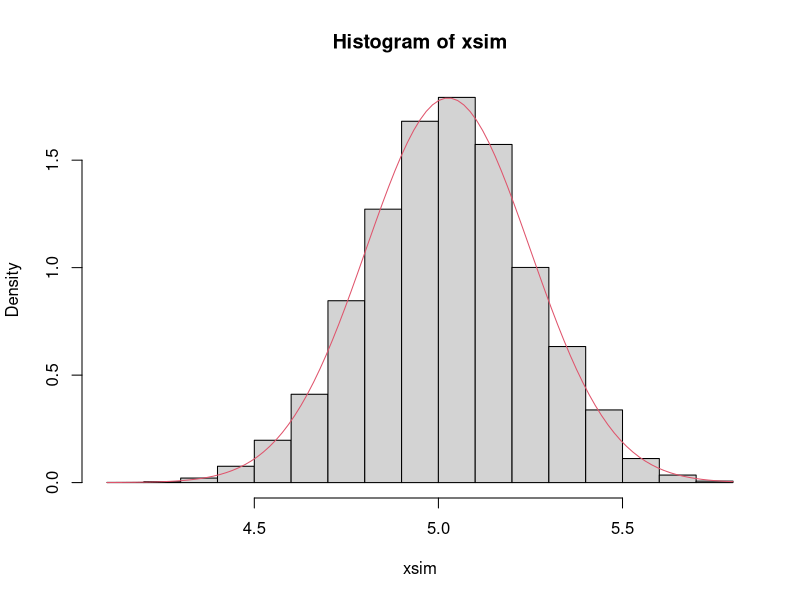
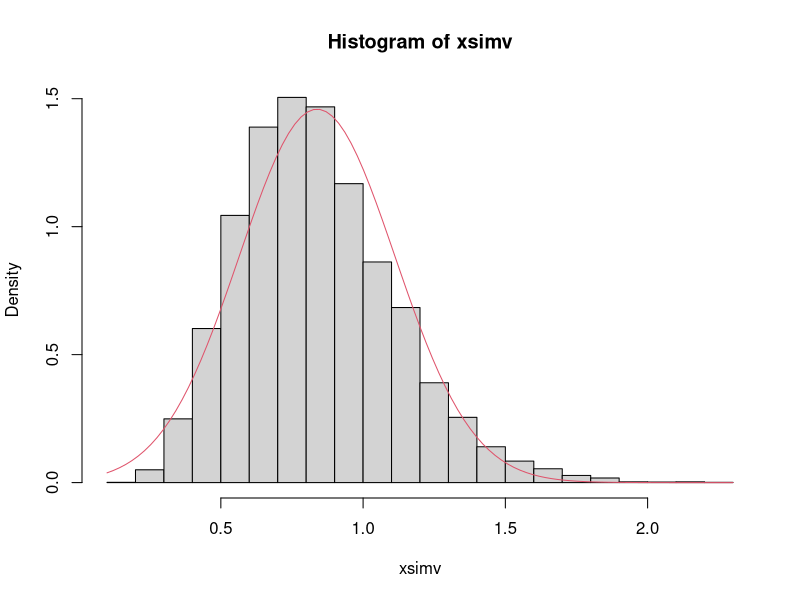
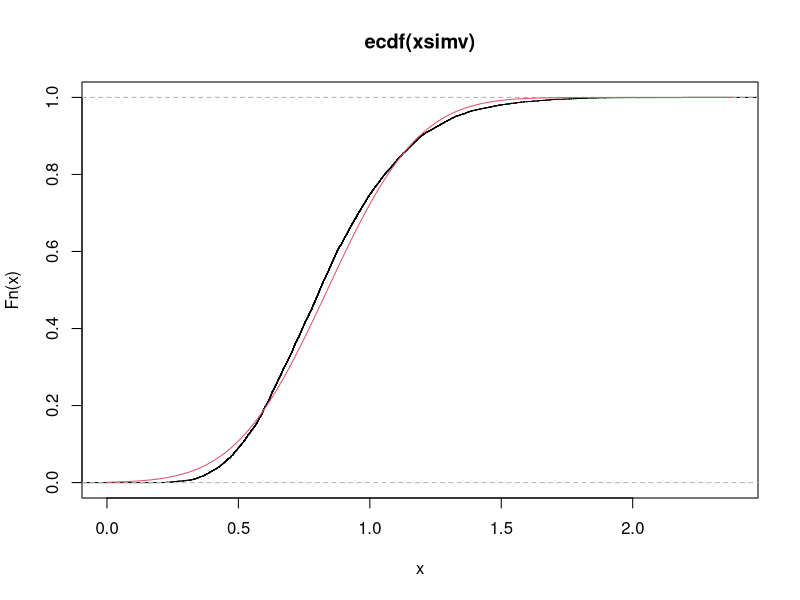
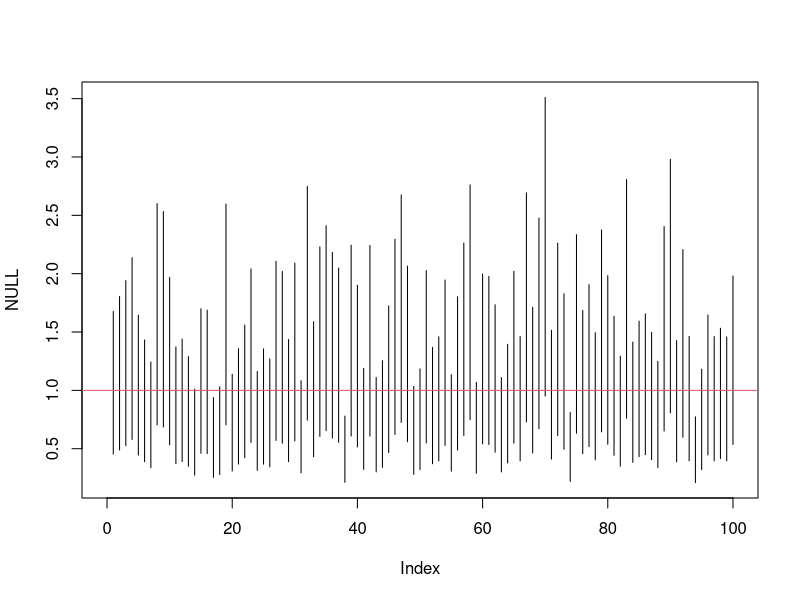
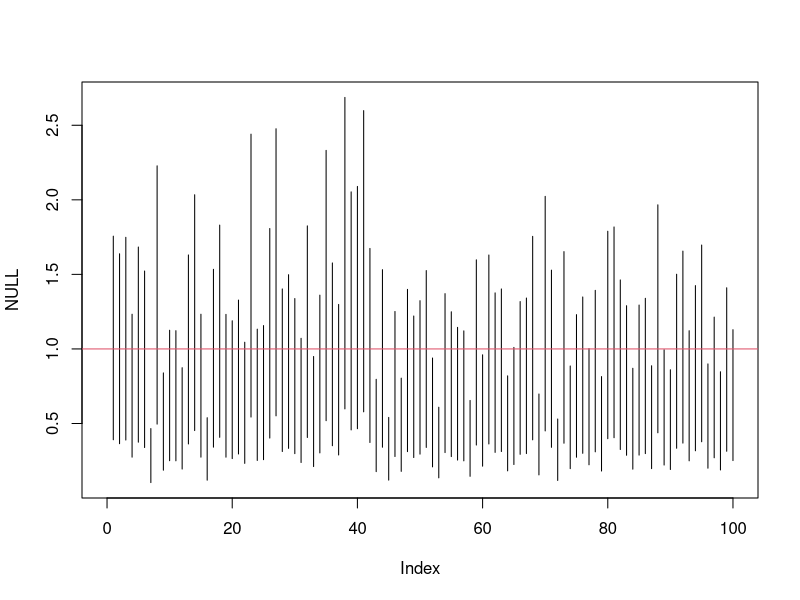
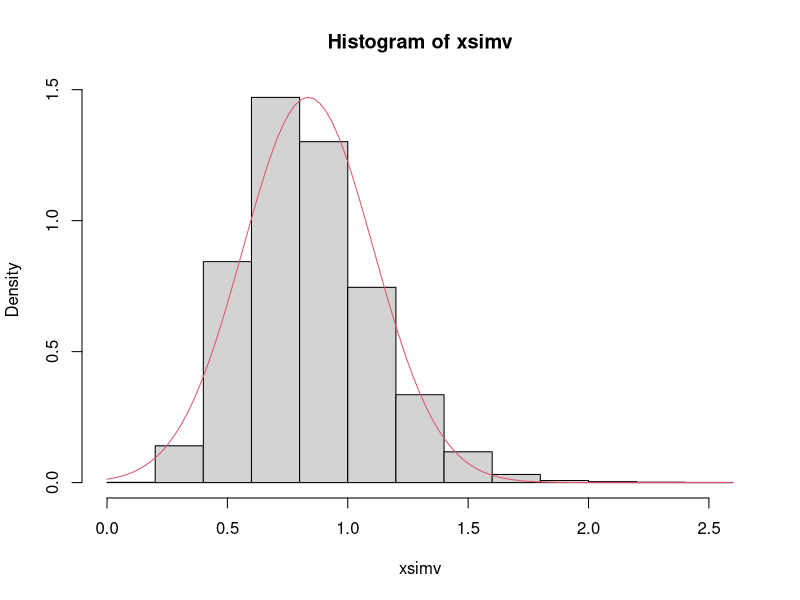
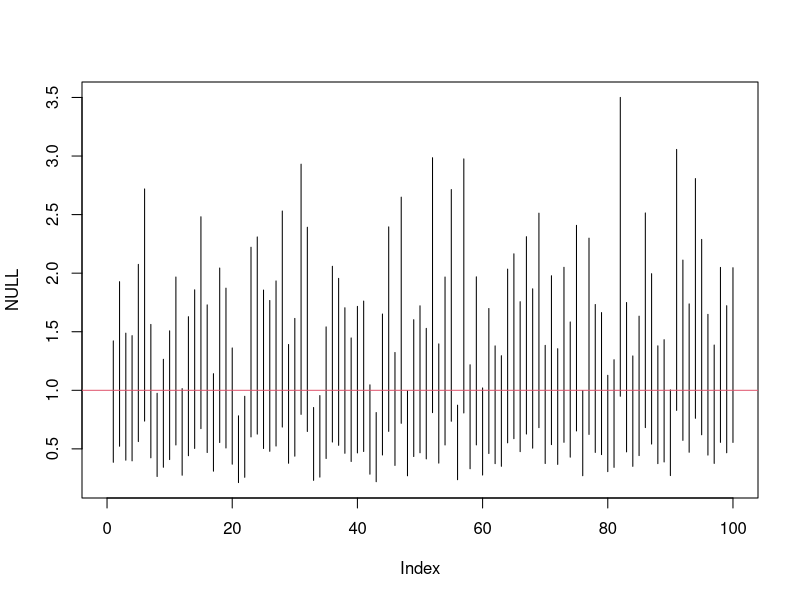
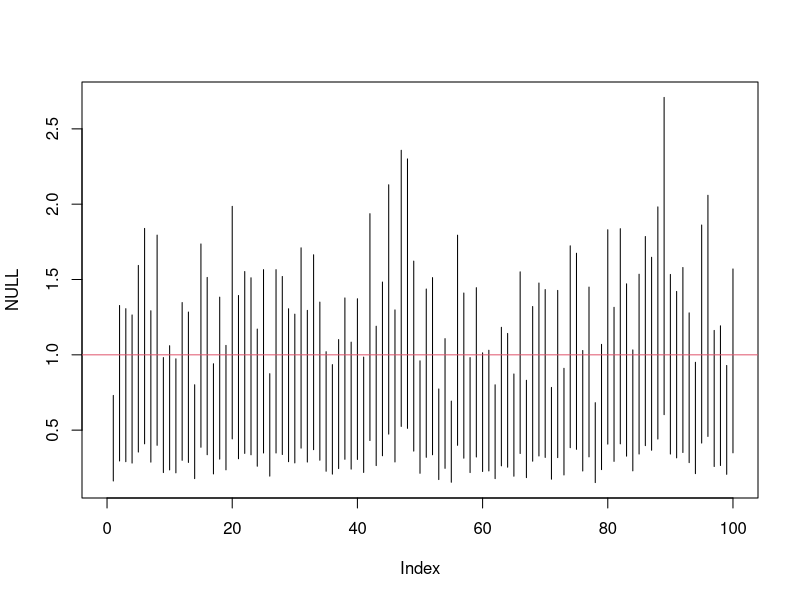

Recreate these plots in R, in order.
##======================================================================
## Métodos de Monte Carlo em inferência estatística
##======================================================================

## Media e desvio padrão
n <- 20
mu <- 5
dp <- 1
x <- rnorm(n, mu, dp)
mean(x)
sd(x)
sd(x)/sqrt(n)
dp/sqrt(n)

simmc <- function(n, xbar, sd) {
    xmc <- rnorm(n, xbar, sd)
    mean(xmc)
}

m <- 1e4
xsim <- replicate(m,
                  simmc(n = n, xbar = mean(x), sd = dp))
length(xsim)
hist(xsim, freq = FALSE)
curve(dnorm(x, mean(xsim), sd(xsim)), add = TRUE, col = 2)
mean(xsim)
var(xsim)
sd(xsim)
quantile(xsim, probs = c(.025, .975))
mean(xsim) + 1.96 * sd(xsim) * c(-1, 1)


simmcvar <- function(n, xbar, sd) {
    xmc <- rnorm(n, xbar, sd)
    var(xmc)
}

m <- 1e4
xsimv <- replicate(m,
                   simmcvar(n = n, xbar = mu, sd = sd(x)))
length(xsimv)
hist(xsimv, freq = FALSE)
curve(dnorm(x, mean(xsimv), sd(xsimv)), add = TRUE, col = 2)
mean(xsimv)
var(xsimv)
sd(xsimv)
quantile(xsimv, probs = c(.025, .975))
mean(xsimv) + 1.96 * sd(xsimv) * c(-1, 1)

plot(ecdf(xsimv))
curve(pnorm(x, mean(xsimv), sd(xsimv)), add = TRUE, col = 2)

(vv <- (2*var(x)^2)/(n-1))
sqrt(vv)
## Quantis da qui-quadrado
q1 <- qchisq(.025, df = n-1)
q2 <- qchisq(.975, df = n-1)
## Intervalo de 95%
((n-1) * var(x))/c(q2,q1)

int <- replicate(100, expr = {
    x <- rnorm(n, mu, sd(x))
    ((n-1) * var(x))/c(q2,q1)
})
int <- t(int)
sum(int[, 1] < dp^2 & int[, 2] > dp^2)/100
plot(NULL, NULL, xlim = c(0, 100), ylim = range(int))
segments(1:100,
         int[, 1],
         1:100,
         int[, 2])
abline(h = dp^2, col = 2)

int2 <- replicate(100, expr = {
    x <- rnorm(n, mu, sd(x))
    var(x) + 1.96 * (var(x) * sqrt(2/(n-1))) * c(-1,1)
})
int2 <- t(int2)
sum(int2[, 1] < dp^2 & int2[, 2] > dp^2)/100
plot(NULL, NULL, xlim = c(0, 100), ylim = range(int2))
segments(1:100,
         int2[, 1],
         1:100,
         int2[, 2])
abline(h = dp^2, col = 2)




simmcvar <- function(n, xbar, sd) {
    xmc <- rnorm(n, xbar, sd)
    var(xmc)
}
m <- 1e4
xsimv <- replicate(m,
                   simmcvar(n = n, xbar = mean(x), sd = sd(x)))
length(xsimv)
hist(xsimv, freq = FALSE)
curve(dnorm(x, mean(xsimv), sd(xsimv)), add = TRUE, col = 2)
mean(xsimv)
var(xsimv)
sd(xsimv)
quantile(xsimv, probs = c(.025, .975))
mean(xsimv) + 1.96 * sd(xsimv) * c(-1, 1)

(vv <- (2*var(x)^2)/(n-1))
sqrt(vv)
## Quantis da qui-quadrado
q1 <- qchisq(.025, df = n-1)
q2 <- qchisq(.975, df = n-1)
## Intervalo de 95%
((n-1) * var(x))/c(q2,q1)

int <- replicate(100, expr = {
    x <- rnorm(n, mean(x), sd(x))
    ((n-1) * var(x))/c(q2,q1)
})
int <- t(int)
sum(int[, 1] < dp^2 & int[, 2] > dp^2)/100
plot(NULL, NULL, xlim = c(0, 100), ylim = range(int))
segments(1:100,
         int[, 1],
         1:100,
         int[, 2])
abline(h = dp^2, col = 2)

int2 <- replicate(100, expr = {
    x <- rnorm(n, mean(x), sd(x))
    var(x) + 1.96 * (var(x) * sqrt(2/(n-1))) * c(-1,1)
})
int2 <- t(int2)
sum(int2[, 1] < dp^2 & int2[, 2] > dp^2)/100
plot(NULL, NULL, xlim = c(0, 100), ylim = range(int2))
segments(1:100,
         int2[, 1],
         1:100,
         int2[, 2])
abline(h = dp^2, col = 2)


##======================================================================
## Regressão

## Simulação
set.seed(123)
n <- 1000
b0 <- 10
b1 <- 0.5
x <- rnorm(n, mean = 150, sd = 15)
sigma2 <- 20
y <- b0 + b1*x + rnorm(n, mean = 0, sd = sqrt(sigma2))
plot(x, y)

m0 <- lm(y ~ x)
b0.lm <- unname(coef(m0)[1])
b1.lm <- unname(coef(m0)[2])
s2.lm <- summary(m0)$sigma^2
summary(m0)

b0.var <- unname(sqrt(diag(vcov(m0)))[1])
b1.var <- unname(sqrt(diag(vcov(m0)))[2])
var.sigma2.calc <- (2 * s2.lm^2)/(n-2)

## Número de amostras
r <- 1e4
## Número de elementos em cada amostra
m <- 100
## Vetores para armazenar os resultados
b0.boot <- numeric(r)
b1.boot <- numeric(r)
s2.boot <- numeric(r)
set.seed(123)
for(i in 1:r){
    b0 <- rnorm(1, b0.lm, sqrt(b0.var))
    b1 <- rnorm(1, b1.lm, sqrt(b1.var))
    sigma2 <- rnorm(1, s2.lm, sqrt(var.sigma2.calc))
    y.mc <- b0 + b1*x + rnorm(n, mean = 0, sd = sqrt(sigma2))
    mm <- lm(y.mc ~ x)
    b0.boot[i] <- coef(mm)[1]
    b1.boot[i] <- coef(mm)[2]
    s2.boot[i] <- summary(mm)$sigma^2
}

hist(b0.boot)
mean(b0.boot)
var(b0.boot)
sd(b0.boot)
b0.var

hist(b1.boot)
mean(b1.boot)
var(b1.boot)
sd(b1.boot)
b1.var

hist(s2.boot)
mean(s2.boot)
var(s2.boot)
sd(s2.boot)
b1.var
var.sigma2.calc

stop
##======================================================================

eqm <- function(n, xbar, sd) {
    xmc <- rnorm(n, xbar, sd)
    mean(xmc)
}


sum((xsim - 10)^2)/m

xmc <- rnorm(1000, mean(x), sd(x))
mean(xmc)
sd(xmc)
sd(xmc)/length(xmc)


dp <- function(x) {
    n <- length(x)
    xbar <- mean(x)
    var <- sum((x - xbar)^2)/n
    sd <- sqrt(var)
    return(sd)
}



dp(x)
sd(x) * (n/(n - 1))
dp(x) * (n/(n - 1))
sd(x)

dp(x)^2
sd(x)^2

dp(x)^2
sd(x)^2 * (n/(n - 1))
var(x)

dp(x)/sqrt(n)

sum((x - mean(x))^2)/100
sqrt(sum((x - mean(x))^2)/100)
sqrt(sum((x - mean(x))^2)/100)/sqrt(length(x))


##======================================================================
## Rizzo

### Example 7.4 (Confidence interval for variance)

n <- 20
alpha <- .05
x <- rnorm(n, mean=0, sd=2)
UCL <- (n-1) * var(x) / qchisq(alpha, df=n-1)

### Example 7.5 (MC estimate of confidence level)

n <- 20
alpha <- .05
UCL <- replicate(1000, expr = {
    x <- rnorm(n, mean = 0, sd = 2)
    (n-1) * var(x) / qchisq(alpha, df = n-1)
} )
##count the number of intervals that contain sigma^2=4
sum(UCL > 4)
##or compute the mean to get the confidence level
mean(UCL > 4)

hist(UCL)

### Example 7.6 (Empirical confidence level)

n <- 20
alpha <- .05
UCL <- replicate(1000, expr = {
    x <- rchisq(n, df = 2)
    (n-1) * var(x) / qchisq(alpha, df = n-1)
} )
sum(UCL > 4)
mean(UCL > 4)

hist(UCL)


##======================================================================
## Dados
n <- 250
y <- 32

## Proporção amostral
(theta.hat <- y/n)

## Intervalo de confiança para a proporção

## Com alpha = 0.05, define valor crítico
(zc <- qnorm(.025))
## Calcula erro padrão
(ep <- sqrt((.5 * .5)/n))
## Determina intervalo
theta.hat - zc * ep * c(-1, 1)

## Teste de hipótese
## H0: theta = 0.15
## Ha: theta < 0.15
theta0 <- 0.15

## Estatistica de teste
(zcalc <- (theta.hat - theta0)/sqrt((theta0 * (1-theta0))/n))
## Com alpha = 0.05, o valor cítico é
(zcrit <- qnorm(.025))
ifelse(abs(zcalc) > abs(zcrit), "Rejeita H0", "Não rejeita H0")

## p-valor
pnorm(zcalc)

## Por simulação, sob theta0

## Gera k amostras com n = 250 e assumindo que theta0 é verdadeiro
set.seed(12)
k <- 10000
am <- rbinom(k, size = 250, prob = theta0)

## Proporção amostral
theta.hat.am <- am/n
hist(theta.hat.am)

## Padroniza a distribuição das propoções amostrais
z <- (theta.hat.am - theta0)/sqrt((theta0 * (1-theta0))/n)
hist(z, freq = FALSE)
## Aproximação pela normal
curve(dnorm, -3, 3, add = TRUE)
abline(v = zcalc, col = 2)

## Proporcao da amostra abaixo de theta0 ~ "p-valor"
sum(z < zcalc)/k
